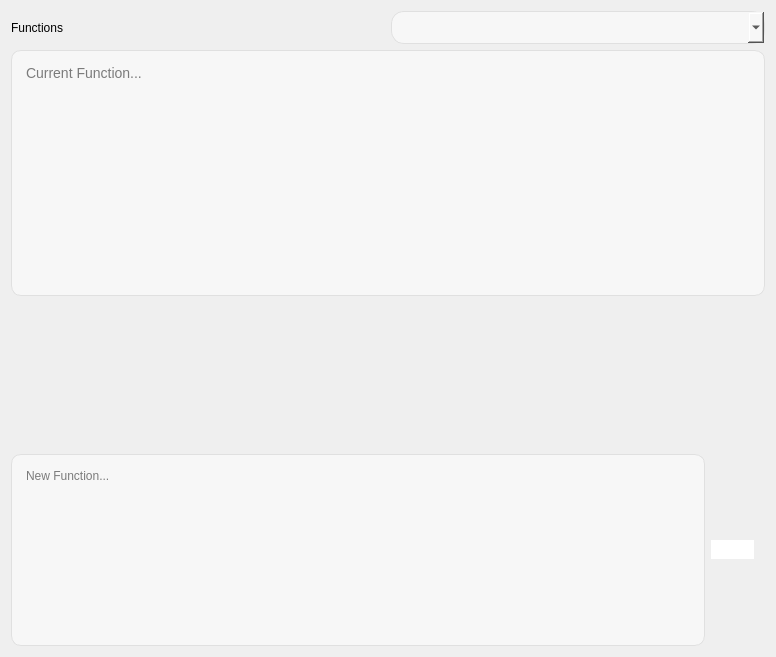
      <widget class="QWidget" name="page_2">
       <layout class="QGridLayout" name="gridLayout_4">
        <item row="5" column="1">
         <spacer name="verticalSpacer_3">
          <property name="orientation">
           <enum>Qt::Vertical</enum>
          </property>
          <property name="sizeType">
           <enum>QSizePolicy::Maximum</enum>
          </property>
          <property name="sizeHint" stdset="0">
           <size>
            <width>20</width>
            <height>152</height>
           </size>
          </property>
         </spacer>
        </item>
        <item row="3" column="0" rowspan="2" colspan="2">
         <widget class="QTextEdit" name="html_chat_3">
          <property name="minimumSize">
           <size>
            <width>0</width>
            <height>246</height>
           </size>
          </property>
          <property name="maximumSize">
           <size>
            <width>16777215</width>
            <height>16777215</height>
           </size>
          </property>
          <property name="styleSheet">
           <string notr="true">            QTextEdit {
          
                border: 1px solid #E0E0E0;
                padding: 10px;
                border-radius: 10px;
                background-color: #F7F7F7;
                color: black;  /* Cor do texto preto */
                font-family: Arial;
                font-size: 14px;
            }</string>
          </property>
          <property name="placeholderText">
           <string>Current Function...</string>
          </property>
         </widget>
        </item>
        <item row="2" column="1">
         <widget class="QComboBox" name="comboBox">
          <property name="styleSheet">
           <string notr="true">QComboBox {
    background-color: #F7F7F7;
    border: 1px solid #E0E0E0;
    border-radius: 13px;  /* Borda arredondada */
    color: black;  /* Cor do texto */
    font-size: 16px;  /* Tamanho da fonte */
    padding: 5px 10px;  /* Espaçamento interno */
}

QComboBox:hover {
    background-color: #EDEDED; /* Fundo ao passar o mouse */
}

QComboBox:pressed {
    background-color: #DCDCDC; /* Fundo ao pressionar */
}

QComboBox QAbstractItemView {
    background-color: #F7F7F7;
    border: 1px solid #E0E0E0;
    selection-background-color: #EDEDED;
    selection-color: black;
    border-radius: 10px;  /* Borda arredondada para a lista */
    font-size: 16px; /* Ajuste de fonte para itens */
}
</string>
          </property>
         </widget>
        </item>
        <item row="2" column="0">
         <widget class="QLabel" name="label">
          <property name="text">
           <string>Functions</string>
          </property>
         </widget>
        </item>
        <item row="6" column="0" colspan="2">
         <layout class="QGridLayout" name="gridLayout_22">
          <property name="rightMargin">
           <number>11</number>
          </property>
          <property name="horizontalSpacing">
           <number>6</number>
          </property>
          <item row="0" column="1">
           <widget class="QTextEdit" name="mensage_input_2">
            <property name="sizePolicy">
             <sizepolicy hsizetype="Preferred" vsizetype="Preferred">
              <horstretch>0</horstretch>
              <verstretch>0</verstretch>
             </sizepolicy>
            </property>
            <property name="minimumSize">
             <size>
              <width>694</width>
              <height>52</height>
             </size>
            </property>
            <property name="maximumSize">
             <size>
              <width>685</width>
              <height>16777215</height>
             </size>
            </property>
            <property name="styleSheet">
             <string notr="true">            QTextEdit {
                border: 1px solid #E0E0E0;
                padding: 10px;
                border-radius: 10px;
                background-color: #F7F7F7;
                color: black;  /* Cor do texto alterada para preto */
            }</string>
            </property>
            <property name="placeholderText">
             <string>New Function...</string>
            </property>
           </widget>
          </item>
          <item row="0" column="2">
           <widget class="QCustomQPushButton" name="send_mensage_2">
            <property name="sizePolicy">
             <sizepolicy hsizetype="Fixed" vsizetype="Fixed">
              <horstretch>0</horstretch>
              <verstretch>0</verstretch>
             </sizepolicy>
            </property>
            <property name="styleSheet">
             <string notr="true">            QPushButton {
                background-color: white;

                border-radius: 13px;  /* Borda arredondada (círculo) */
                color: black;  /* Cor do texto alterada para preto */
                font-size: 16px;  /* Ajuste do tamanho do ícone */
            }
            QPushButton:hover {
                background-color: #EDEDED;
            }
            QPushButton:pressed {
                background-color: #DCDCDC;
            }
</string>
            </property>
            <property name="text">
             <string/>
            </property>
            <property name="icon">
             <iconset resource="../Qss/icons/_icons.qrc">
              <normaloff>:/feather/icons/feather/send.png</normaloff>:/feather/icons/feather/send.png</iconset>
            </property>
            <property name="iconSize">
             <size>
              <width>40</width>
              <height>41</height>
             </size>
            </property>
           </widget>
          </item>
         </layout>
        </item>
       </layout>
      </widget>
